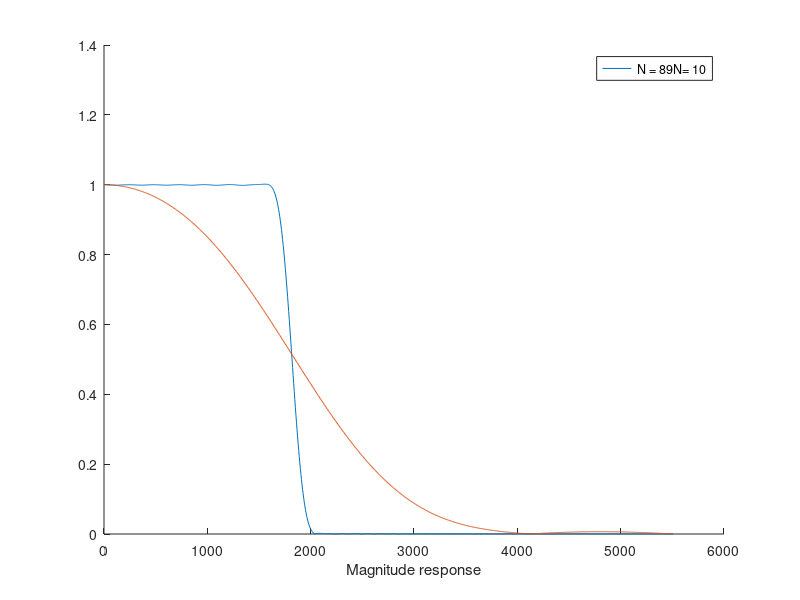

Write MATLAB code to recreate this figure.
% Example 5.6 - p 230 Blandford and Parr
% 
% F. Frigo  20-Sep-2022
% Marquette University
%
% 
% FIRDesignExample.m
fs = 11025;
fpass = 1650;Rp = .01;
fstop = 2000;Rs = .01;
deltaf =((fstop-fpass)/ (fs/2));
len = round(4.4/deltaf);
len = len + 20;
fc = (fpass + fstop)/2;
num = fir1(len-1, fc/(fs/2), hamming(len));
[H, f] = freqz(num, 1, 1024, fs);

% Create & plot another hamming filter with 10 taps
len = 10;
num = fir1(len-1, fc/(fs/2), hamming(len));
[H2, f2] = freqz(num, 1, 1024, fs);

% Plot the magnitude response for different filter lengths
figure (1); clf;
hold on;
a1 = plot(f,abs(H)); M1 = "N = 89";
a2 = plot(f2,abs(H2)); M2 = "N= 10";
legend([a1,a2], [M1, M2]);
xlabel("Magnitude response"); 



